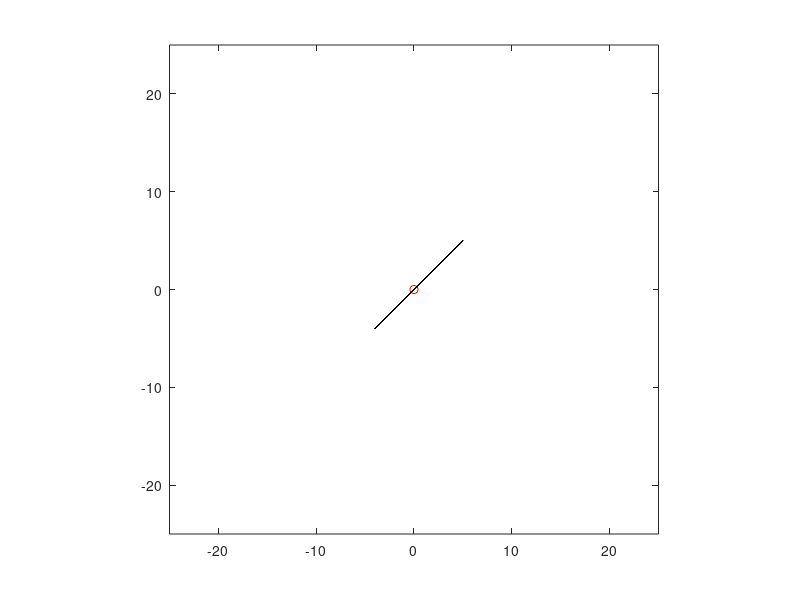

Write the MATLAB code that produced this figure.
%M-M-R[O]
points=[];%Creation of the "points" variable
%Assuming centre is not P(0,0)
#printf("Centre's X: ");%Ask for the centre X value
#variableXtemp=input(' ');%Read and store the input given by the user
#printf("Centre's Y: ");%Ask for the centre Y value
#variableYtemp=input(' ');%Read and store the input given by the user
#centre=[variableXtemp variableYtemp];%Assign the centre variable the coordinates determined by the user
%Otherwise
centre=[0 0];%Created variable centre with given coordinates (0,0)
printf("Initial Vector's Starting X: ");%Ask for the starting X value of the initial vector
variableXtemp=input(' ');%Read and store the input given by the user
printf("Initial Vector's Starting Y: ");%Ask for the starting Y value of the initial vector
variableYtemp=input(' ');%Read and store the input given by the user
points=[points;variableXtemp variableYtemp];%Store the tail coordinates of the initial vector in the points variable
printf("Initial Vector's Final X: ");%Ask for the final X value of the initial vector
variableXtemp=input(' ');%Read and store the input given by the user
printf("Initial Vector's Final Y: ");%Ask for the final Y value of the initial vector
variableYtemp=input(' ');%Read and store the input given by the user
points=[points;variableXtemp variableYtemp];%Store the head coordinates of the initial vector in the points variable
%All necessary data has been introduced to the system at this point
%Representation of the centre and the initial vector
axis on;%Show axis in the plot screen
plot([centre(1,1)],[centre(1,2)], 'ro')%Represent the centre with an O and coloured red
hold on;%Maintain the former plots in the screen
plot([points(1,1) points(2,1)],[points(1,2) points(2,2)], 'r')%Represent the initial vector coloured red
axis equal;%Make both axis have the same scale
axis([-25 25 -25 25]);%Make both axis represent from a determined value to another
InitialPoint=[points(1,1) points(1,2)];%Assign the inital vector's tail coordinates to the new variable "InitialPoint"
FinalPoint=[points(2,1) points(2,2)];%Assign the final vector's head coordinates to the new variable "FinalPoint"
accelerations=[];%Create the "accelerations" variable
for i=1:1000 %Creation of a for loop to repeat the process of finding new vectors and representing
  Xpoint=FinalPoint(1,1);%Assign the "FinalPoint" X value to "Xpoint" variable
  if Xpoint<0%Creation of an if statement to check if "Xpoint" is smaller than 0
    Xpoint=Xpoint*-1;%If "Xpoint" is smaller than 0 it is multiplied by -1
  endif%Close the if statement
  Ypoint=FinalPoint(1,2);%Assign the "FinalPoint" Y value to "Ypoint" variable
  if Ypoint<0%Creation of an if statement to check if "Ypoint" is smaller than 0
    Ypoint=Ypoint*-1;%If "Ypoint" is smaller than 0 it is multiplied by -1
  endif%Close the if statement
  Theta=asin(Ypoint/sqrt(power(Xpoint,2)+power(Ypoint,2)));%Creation of "Theta" variable and assign the value of the slope angle of the line through the center and the current vector's head
  a=[0 0];%Creation the "a" (acceleration) vector and assign the value of (0,0)
  if (Theta<=deg2rad(67.5))&&(Theta>=deg2rad(22.5))%Creation of an if statement to check if "Theta" is smaller or equal to 67.5deg and smaller or equal to 22.5deg
    a=[1 1];%In case "Theta" is bigger or equal to 22.5deg and smaller or equal to 67.5deg, "a" is assigned the value of (1,1)
  endif%Close the if statement
  if Theta<deg2rad(22.5)%Creation of an if statement to check if "Theta" is smaller than 22.5deg
    a=[1 0];%In case "Theta" is smaller than 22.5deg, "a" is assigned the value of (1,0)
  endif%Close the if statement
  if Theta>deg2rad(67.5)%Creation of an if statement to check if "Theta" is bigger than 67.5deg
    a=[0 1];%In case "Theta" is bigger than 67.5deg, "a" is assigned the value of (0,1)
  endif%Close the if statement
  if FinalPoint(1,2)>0%Creation of an if statement to check if the Y value of "FinalPoint" is bigger than 0
    a(1,2)=a(1,2)*-1;%In case the Y value of "FinalPoint" is bigger than 0, Y component of the acceleration is multiplied by -1  
  endif%Close the if statement
  if FinalPoint(1,1)>0%Creation of an if statement to check if the X value of "FinalPoint" is bigger than 0
    a(1,1)=a(1,1)*-1;%In cast the X value of "FinalPoint" is bigger than 0, X component of the acceleration is multiplied by -1
  endif%Close the if statement
  NewPoint=[2*FinalPoint(1,1)-InitialPoint(1,1)+a(1,1) 2*FinalPoint(1,2)-InitialPoint(1,2)+a(1,2)];%Create "NewPoint" variable and assign the value of the coordinates of the new point generated by cloning the vector and submitting it to the acceleration
  hold on;%Maintain the former plots in the screen
  plot([FinalPoint(1,1) NewPoint(1,1)],[FinalPoint(1,2) NewPoint(1,2)],'k')%Represent the vector between "FinalPoint" and "NewPoint"
  InitialPoint=FinalPoint;%Update "InitialPoint" by assigning the value of "FinalPoint"
  FinalPoint=NewPoint;%Update "FinalPoint" by assigning the value of "NewPoint"
  points=[points;FinalPoint];%Add "FinalPoint" to the "points" variable
  accelerations=[accelerations;a];%Add "a" to the "accelerations" variable
endfor%End the for loop
